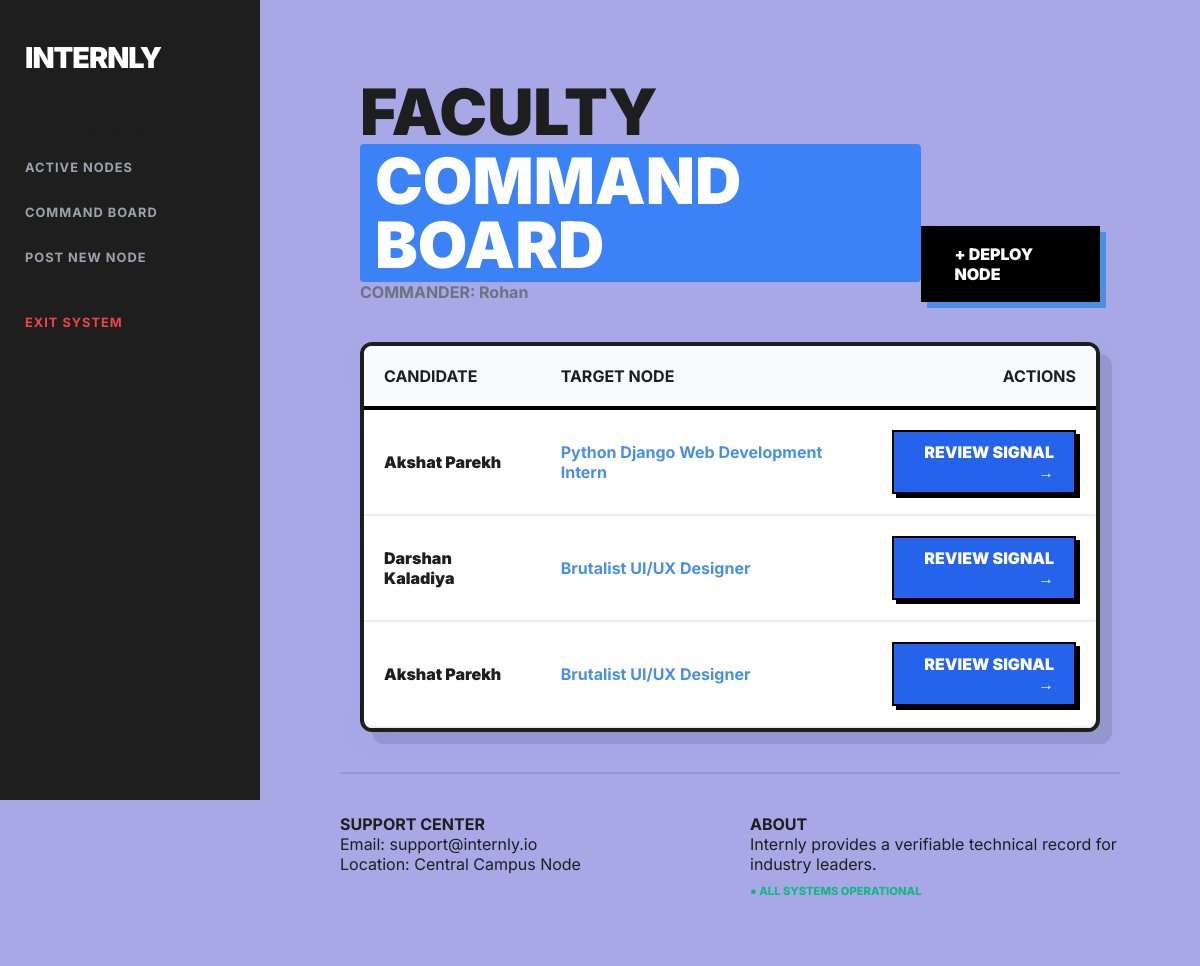
The app's page /faculty/dashboard/ (signed in) with its own data.
### management/models.py (models this page shows, shortened)
class UserProfile(models.Model):
    ROLE_CHOICES = (
        ('STUDENT', 'Student'),
        ('FACULTY', 'Faculty'),
    )
    user = models.OneToOneField(User, on_delete=models.CASCADE)
    role = models.CharField(max_length=10, choices=ROLE_CHOICES)
    full_name = models.CharField(max_length=255, blank=True, null=True)
    academy_name = models.CharField(max_length=255, blank=True, null=True)
    major = models.CharField(max_length=255, blank=True, null=True)
    gpa = models.DecimalField(max_digits=3, decimal_places=2, null=True, blank=True)
    skills = models.TextField(blank=True, null=True)
    bio = models.TextField(blank=True, null=True)
    resume = models.FileField(upload_to='resumes/', blank=True, null=True)

class Application(models.Model):
    STATUS_CHOICES = (
        ('PENDING', 'Pending'),
        ('APPROVED', 'Approved'),
        ('REJECTED', 'Rejected'),
    )
    student = models.ForeignKey(User, on_delete=models.CASCADE)
    internship = models.ForeignKey(Internship, on_delete=models.CASCADE)
    status = models.CharField(max_length=10, choices=STATUS_CHOICES, default='PENDING')
    applied_at = models.DateTimeField(auto_now_add=True)

class Internship(models.Model):
    title = models.CharField(max_length=200)
    company_name = models.CharField(max_length=200)
    location = models.CharField(max_length=200)
    stipend = models.CharField(max_length=100)
    deadline = models.DateField()
    required_skills = models.TextField()
    description = models.TextField()
    faculty = models.ForeignKey(User, on_delete=models.CASCADE)
    external_apply_link = models.URLField(blank=True, null=True)

### management/views.py (the view)
# urls.py: path('faculty/dashboard/', views.faculty_dashboard, name='faculty_dashboard'),
@login_required
def faculty_dashboard(request):
    profile = get_object_or_404(UserProfile, user=request.user)
    internships = Internship.objects.filter(faculty=request.user)
    applications = Application.objects.filter(
        internship__faculty=request.user,
        status='PENDING'
    ).select_related('student__userprofile', 'internship')
    return render(request, 'management/faculty_dashboard.html', {
        'profile': profile,
        'internships': internships,
        'applications': applications,
        'total_nodes': internships.count(),
        'pending_signals': applications.count()
    })

### management/templates/management/faculty_dashboard.html
{% extends 'management/base.html' %}
{% block content %}
<div class="dashboard-container" style="max-width: 1200px; margin: 0 auto; padding: 20px;">
    <div style="margin-bottom: 40px; display: flex; justify-content: space-between; align-items: flex-end;">
        <div>
            <h1 class="main-header" style="margin: 0;">FACULTY<br><span class="highlight-blue">COMMAND BOARD</span></h1>
            <p style="font-weight: 700; color: #6b7280;">COMMANDER: {{ profile.full_name|default:user.username }}</p>
        </div>
        <a href="{% url 'post_internship' %}" style="background: black; color: white; padding: 15px 30px; text-decoration: none; font-weight: 900; border: 3px solid black; box-shadow: 6px 6px 0px #4a90e2; text-transform: uppercase;">+ DEPLOY NODE</a>
    </div>
    <div class="workspace-card" style="padding: 0; overflow-x: auto; border-width: 4px;">
        <table style="width: 100%; border-collapse: collapse;">
            <thead style="background: #f8fafc; border-bottom: 4px solid black;">
                <tr>
                    <th align="left" style="padding: 20px;">CANDIDATE</th>
                    <th align="left" style="padding: 20px;">TARGET NODE</th>
                    <th align="right" style="padding: 20px;">ACTIONS</th>
                </tr>
            </thead>
            <tbody>
                {% for app in applications %}
                <tr style="border-bottom: 2px solid #eee;">
                    <td style="padding: 20px; font-weight: 900;">{{ app.student.userprofile.full_name|default:app.student.username }}</td>
                    <td style="padding: 20px; font-weight: 700; color: #4a90e2;">{{ app.internship.title }}</td>
                    <td align="right" style="padding: 20px;">
                        <a href="{% url 'view_student_profile' app.student.pk app.internship.pk %}" style="display: inline-block; padding: 10px 20px; background: #2563eb; color: white; text-decoration: none; font-weight: 900; text-transform: uppercase; border: 2px solid black; box-shadow: 4px 4px 0px black;">REVIEW SIGNAL →</a>
                    </td>
                </tr>
                {% endfor %}
            </tbody>
        </table>
    </div>
</div>
{% endblock %}

### management/static/css/style.css (style rules this page uses)
:root { --brand-blue: #3b82f6; --brand-dark: #1e1e1e; --brand-lavender: #a8a8e6; --brand-white: #ffffff; --sidebar-width: 260px; }
* { box-sizing: border-box; margin: 0; padding: 0; }
body { font-family: 'Inter', sans-serif; background-color: var(--brand-lavender); display: flex; color: var(--brand-dark); min-height: 100vh; }
.main-header { font-size: 4rem; font-weight: 900; line-height: 1; margin-bottom: 20px; color: var(--brand-dark); }
.highlight-blue { background: var(--brand-blue); color: white; padding: 5px 15px; border-radius: 4px; display: inline-block; }
.workspace-card { background: var(--brand-white); padding: 35px; border-radius: 12px; border: 3px solid var(--brand-dark); box-shadow: 12px 12px 0px rgba(0, 0, 0, 0.1), 0 10px 30px rgba(59, 130, 246, 0.05); transition: all 0.3s cubic-bezier(0.175, 0.885, 0.32, 1.275); margin-bottom: 20px; }

### records on screen
UserProfile: full_name "Rohan"
Application: student.userprofile.full_name "Akshat Parekh", internship "Python Django Web Development Intern"
Application: student.userprofile.full_name "Darshan Kaladiya", internship "Brutalist UI/UX Designer"
Application: student.userprofile.full_name "Akshat Parekh", internship "Brutalist UI/UX Designer"
